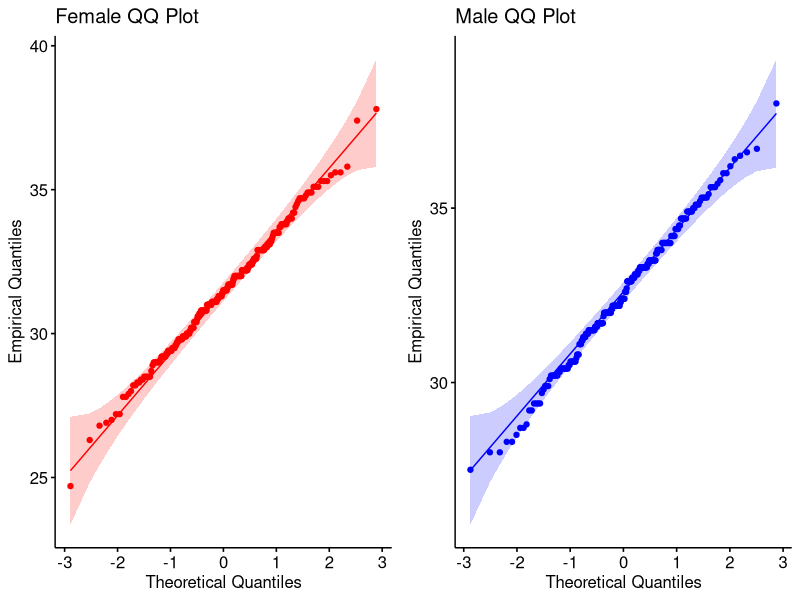
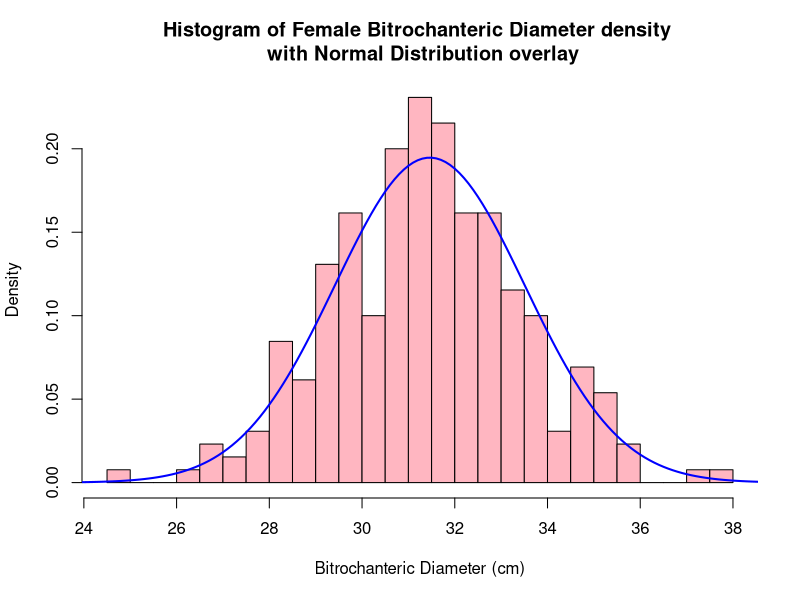
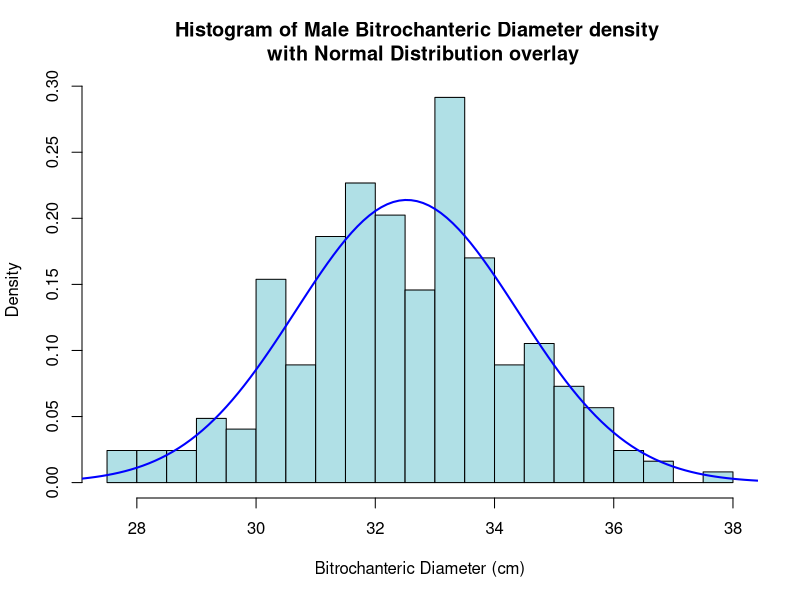

Write the R code that produced these figures, in order.
## ---- chunk 1
library(readxl)
library(ggpubr)
library(ggplot2)
library(dplyr)
## ---- chunk 2
bdims_csv <- read_excel("./bdims.csv.xlsx", col_types = c("numeric", "numeric", "numeric", "numeric", "numeric","numeric","numeric","numeric", "numeric", "numeric", "numeric", "numeric","numeric", "numeric","numeric", "numeric", "numeric", "numeric", "numeric", "numeric", "numeric","numeric", "numeric", "numeric", "text"))

# change the "sex" column type to factor by assigning appropriate labels
bdims_csv$sex <- factor(bdims_csv$sex, levels = c("1.0","0.0"), labels = c("M", "F"))

# filter the data set separately for Male and Female
female_data <- bdims_csv[ which( bdims_csv$sex == "F"), ]
male_data <- bdims_csv[ which( bdims_csv$sex == "M"), ]

# assign Bitrochanteric diameter as the variable of interest for Male and Female
female_bitdi = female_data$bit.di
male_bitdi = male_data$bit.di
## ---- chunk 3
shapiro.test(female_bitdi)
shapiro.test(male_bitdi)
## ---- chunk 4
female_qqplot <- ggqqplot(female_bitdi, xlab = "Theoretical Quantiles", ylab = "Empirical Quantiles", title = "Female QQ Plot", color = "red")

male_qqplot <- ggqqplot(male_bitdi, xlab = "Theoretical Quantiles", ylab = "Empirical Quantiles", title = "Male QQ Plot", color = "blue")

figure <- ggarrange(female_qqplot, male_qqplot, nrow = 1, ncol = 2)
figure
## ---- chunk 5
# use summarise() function from 'dplyr' to display the summary statistics grouped by 'sex'
bdims_csv %>% group_by(sex) %>% summarise(Min = min(bit.di), Q1 = quantile(bit.di,probs = .25), Median = median(bit.di), 
                                          Q3 = quantile(bit.di,probs = .75), Max = max(bit.di), Mean = mean(bit.di), 
                                          SD = sd(bit.di), IQR = IQR(bit.di))
## ---- chunk 6
normal_var <- seq(20, 40, by=.1)

fig1 <- hist(female_bitdi, freq=F, breaks=20, col="lightpink", xlab = "Bitrochanteric Diameter (cm)", main="Histogram of Female Bitrochanteric Diameter density \n with Normal Distribution overlay")
fig1 <- lines(normal_var, dnorm(normal_var, mean(female_bitdi), sd(female_bitdi)), col="blue", lwd = 2)
fig2 <- hist(male_bitdi, freq=F, breaks=20, col="powderblue", xlab = "Bitrochanteric Diameter (cm)", main="Histogram of Male Bitrochanteric Diameter density \n with Normal Distribution overlay",)
fig2 <- lines(normal_var, dnorm(normal_var, mean(male_bitdi), sd(male_bitdi)), col="blue", lwd = 2)
